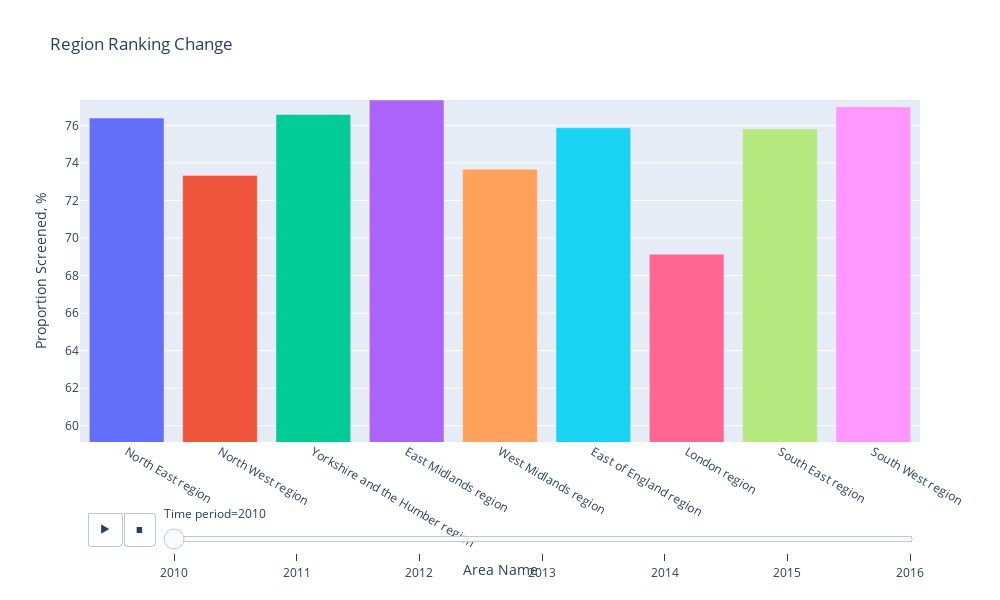

Write notebook code for a chart like this one.
### Code cell
import plotly.io as pio
pio.renderers.default = "vscode"
from fix_rank import Rank_Based
Rank_Based(df).plot_full_animated_graph(area_type='Region')

### Figure 1 — Plotly figure (JSON) as saved in the notebook; plotly's stock layout.template omitted (floating-point values rounded to 4 significant figures)
{"data": [{"alignmentgroup": "True", "hovertemplate": "<b>%{hovertext}</b><br><br>Area Name=%{x}<br>Time period=2010<br>Proportion Screened, %=%{y}<extra></extra>", "hovertext": ["North East region"], "ids": ["North East region"], "legendgroup": "North East region", "marker": {"color": "#636efa", "pattern": {"shape": ""}}, "name": "North East region", "offsetgroup": "North East region", "orientation": "v", "showlegend": true, "textangle": 0, "textfont": {"size": 16}, "textposition": "auto", "type": "bar", "x": ["North East region"], "xaxis": "x", "y": [76.39], "yaxis": "y"}, {"alignmentgroup": "True", "hovertemplate": "<b>%{hovertext}</b><br><br>Area Name=%{x}<br>Time period=2010<br>Proportion Screened, %=%{y}<extra></extra>", "hovertext": ["North West region"], "ids": ["North West region"], "legendgroup": "North West region", "marker": {"color": "#EF553B", "pattern": {"shape": ""}}, "name": "North West region", "offsetgroup": "North West region", "orientation": "v", "showlegend": true, "textangle": 0, "textfont": {"size": 16}, "textposition": "auto", "type": "bar", "x": ["North West region"], "xaxis": "x", "y": [73.33], "yaxis": "y"}, {"alignmentgroup": "True", "hovertemplate": "<b>%{hovertext}</b><br><br>Area Name=%{x}<br>Time period=2010<br>Proportion Screened, %=%{y}<extra></extra>", "hovertext": ["Yorkshire and the Humber region"], "ids": ["Yorkshire and the Humber region"], "legendgroup": "Yorkshire and the Humber region", "marker": {"color": "#00cc96", "pattern": {"shape": ""}}, "name": "Yorkshire and the Humber region", "offsetgroup": "Yorkshire and the Humber region", "orientation": "v", "showlegend": true, "textangle": 0, "textfont": {"size": 16}, "textposition": "auto", "type": "bar", "x": ["Yorkshire and the Humber region"], "xaxis": "x", "y": [76.58], "yaxis": "y"}, {"alignmentgroup": "True", "hovertemplate": "<b>%{hovertext}</b><br><br>Area Name=%{x}<br>Time period=2010<br>Proportion Screened, %=%{y}<extra></extra>", "hovertext": ["East Midlands region"], "ids": ["East Midlands region"], "legendgroup": "East Midlands region", "marker": {"color": "#ab63fa", "pattern": {"shape": ""}}, "name": "East Midlands region", "offsetgroup": "East Midlands region", "orientation": "v", "showlegend": true, "textangle": 0, "textfont": {"size": 16}, "textposition": "auto", "type": "bar", "x": ["East Midlands region"], "xaxis": "x", "y": [77.35], "yaxis": "y"}, {"alignmentgroup": "True", "hovertemplate": "<b>%{hovertext}</b><br><br>Area Name=%{x}<br>Time period=2010<br>Proportion Screened, %=%{y}<extra></extra>", "hovertext": ["West Midlands region"], "ids": ["West Midlands region"], "legendgroup": "West Midlands region", "marker": {"color": "#FFA15A", "pattern": {"shape": ""}}, "name": "West Midlands region", "offsetgroup": "West Midlands region", "orientation": "v", "showlegend": true, "textangle": 0, "textfont": {"size": 16}, "textposition": "auto", "type": "bar", "x": ["West Midlands region"], "xaxis": "x", "y": [73.66], "yaxis": "y"}, {"alignmentgroup": "True", "hovertemplate": "<b>%{hovertext}</b><br><br>Area Name=%{x}<br>Time period=2010<br>Proportion Screened, %=%{y}<extra></extra>", "hovertext": ["East of England region"], "ids": ["East of England region"], "legendgroup": "East of England region", "marker": {"color": "#19d3f3", "pattern": {"shape": ""}}, "name": "East of England region", "offsetgroup": "East of England region", "orientation": "v", "showlegend": true, "textangle": 0, "textfont": {"size": 16}, "textposition": "auto", "type": "bar", "x": ["East of England region"], "xaxis": "x", "y": [75.87], "yaxis": "y"}, {"alignmentgroup": "True", "hovertemplate": "<b>%{hovertext}</b><br><br>Area Name=%{x}<br>Time period=2010<br>Proportion Screened, %=%{y}<extra></extra>", "hovertext": ["London region"], "ids": ["London region"], "legendgroup": "London region", "marker": {"color": "#FF6692", "pattern": {"shape": ""}}, "name": "London region", "offsetgroup": "London region", "orientation": "v", "showlegend": true, "textangle": 0, "textfont": {"size": 16}, "textposition": "auto", "type": "bar", "x": ["London region"], "xaxis": "x", "y": [69.14], "yaxis": "y"}, {"alignmentgroup": "True", "hovertemplate": "<b>%{hovertext}</b><br><br>Area Name=%{x}<br>Time period=2010<br>Proportion Screened, %=%{y}<extra></extra>", "hovertext": ["South East region"], "ids": ["South East region"], "legendgroup": "South East region", "marker": {"color": "#B6E880", "pattern": {"shape": ""}}, "name": "South East region", "offsetgroup": "South East region", "orientation": "v", "showlegend": true, "textangle": 0, "textfont": {"size": 16}, "textposition": "auto", "type": "bar", "x": ["South East region"], "xaxis": "x", "y": [75.8], "yaxis": "y"}, {"alignmentgroup": "True", "hovertemplate": "<b>%{hovertext}</b><br><br>Area Name=%{x}<br>Time period=2010<br>Proportion Screened, %=%{y}<extra></extra>", "hovertext": ["South West region"], "ids": ["South West region"], "legendgroup": "South West region", "marker": {"color": "#FF97FF", "pattern": {"shape": ""}}, "name": "South West region", "offsetgroup": "South West region", "orientation": "v", "showlegend": true, "textangle": 0, "textfont": {"size": 16}, "textposition": "auto", "type": "bar", "x": ["South West region"], "xaxis": "x", "y": [76.98], "yaxis": "y"}], "layout": {"barmode": "relative", "height": 600, "legend": {"title": {"text": "Area Name"}, "tracegroupgap": 0}, "showlegend": false, "sliders": [{"active": 0, "currentvalue": {"prefix": "Time period="}, "len": 0.9, "pad": {"b": 10, "t": 60}, "steps": [{"args": [["2010"], {"frame": {"duration": 0, "redraw": true}, "fromcurrent": true, "mode": "immediate", "transition": {"duration": 0, "easing": "linear"}}], "label": "2010", "method": "animate"}, {"args": [["2011"], {"frame": {"duration": 0, "redraw": true}, "fromcurrent": true, "mode": "immediate", "transition": {"duration": 0, "easing": "linear"}}], "label": "2011", "method": "animate"}, {"args": [["2012"], {"frame": {"duration": 0, "redraw": true}, "fromcurrent": true, "mode": "immediate", "transition": {"duration": 0, "easing": "linear"}}], "label": "2012", "method": "animate"}, {"args": [["2013"], {"frame": {"duration": 0, "redraw": true}, "fromcurrent": true, "mode": "immediate", "transition": {"duration": 0, "easing": "linear"}}], "label": "2013", "method": "animate"}, {"args": [["2014"], {"frame": {"duration": 0, "redraw": true}, "fromcurrent": true, "mode": "immediate", "transition": {"duration": 0, "easing": "linear"}}], "label": "2014", "method": "animate"}, {"args": [["2015"], {"frame": {"duration": 0, "redraw": true}, "fromcurrent": true, "mode": "immediate", "transition": {"duration": 0, "easing": "linear"}}], "label": "2015", "method": "animate"}, {"args": [["2016"], {"frame": {"duration": 0, "redraw": true}, "fromcurrent": true, "mode": "immediate", "transition": {"duration": 0, "easing": "linear"}}], "label": "2016", "method": "animate"}], "x": 0.1, "xanchor": "left", "y": 0, "yanchor": "top"}], "title": {"text": "Region Ranking Change"}, "updatemenus": [{"buttons": [{"args": [null, {"frame": {"duration": 500, "redraw": true}, "fromcurrent": true, "mode": "immediate", "transition": {"duration": 500, "easing": "linear"}}], "label": "&#9654;", "method": "animate"}, {"args": [[null], {"frame": {"duration": 0, "redraw": true}, "fromcurrent": true, "mode": "immediate", "transition": {"duration": 0, "easing": "linear"}}], "label": "&#9724;", "method": "animate"}], "direction": "left", "pad": {"r": 10, "t": 70}, "showactive": false, "type": "buttons", "x": 0.1, "xanchor": "right", "y": 0, "yanchor": "top"}], "width": 1000, "xaxis": {"anchor": "y", "categoryarray": ["North East region", "North West region", "Yorkshire and the Humber region", "East Midlands region", "West Midlands region", "East of England region", "London region", "South East region", "South West region"], "categoryorder": "array", "domain": [0, 1], "dtick": 1, "tickmode": "linear", "title": {"text": "Area Name"}}, "yaxis": {"anchor": "x", "domain": [0, 1], "range": [59.14, 77.35], "title": {"text": "Proportion Screened, %"}}}}
